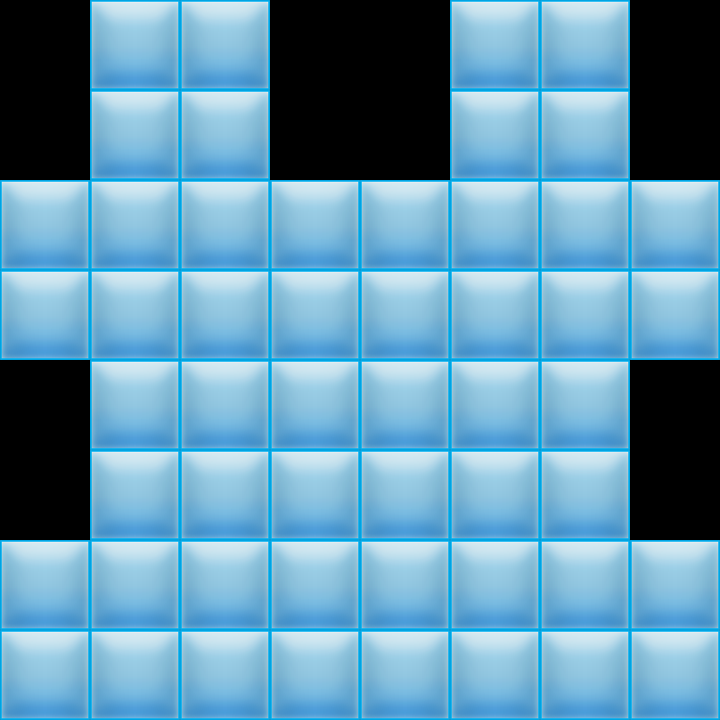

A level layout from a 2D game, rendered from its tile map. Below: a short description, then the map file with tile-grid data replaced by summaries:
An orthogonal 8x8 tile map with 90x90 px tiles, 1 tile layer (3).

<map version="1.0" orientation="orthogonal" renderorder="right-down" width="8" height="8" tilewidth="90" tileheight="90" nextobjectid="1">
 <tileset firstgid="1" name="tiled" tilewidth="90" tileheight="90">
  <image source="tiled.png" width="90" height="90" />
 </tileset>
 <layer name="3" width="8" height="8">
  <data>[64 cells, 52 non-empty, 1 distinct tile ids]</data>
 </layer>
</map>